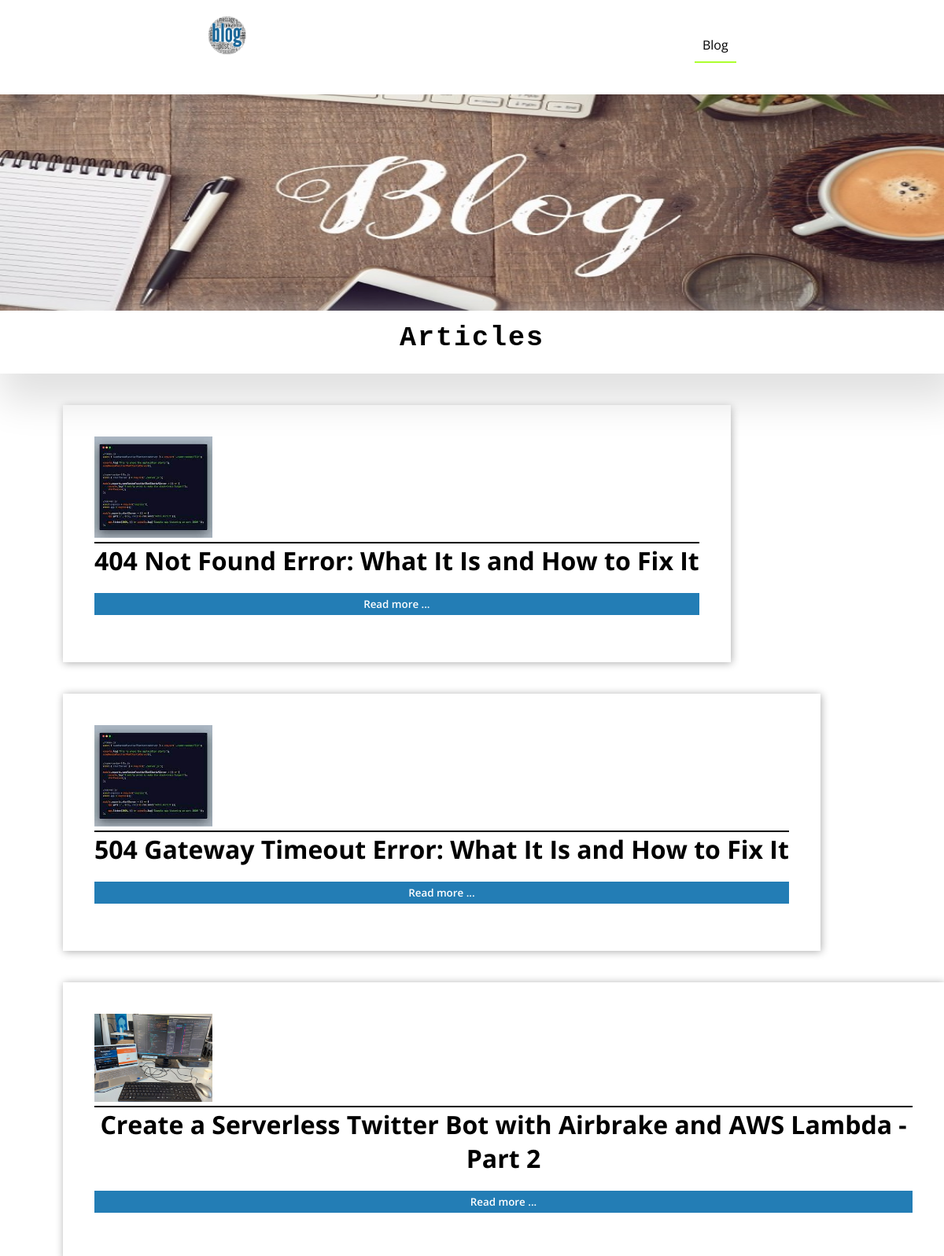
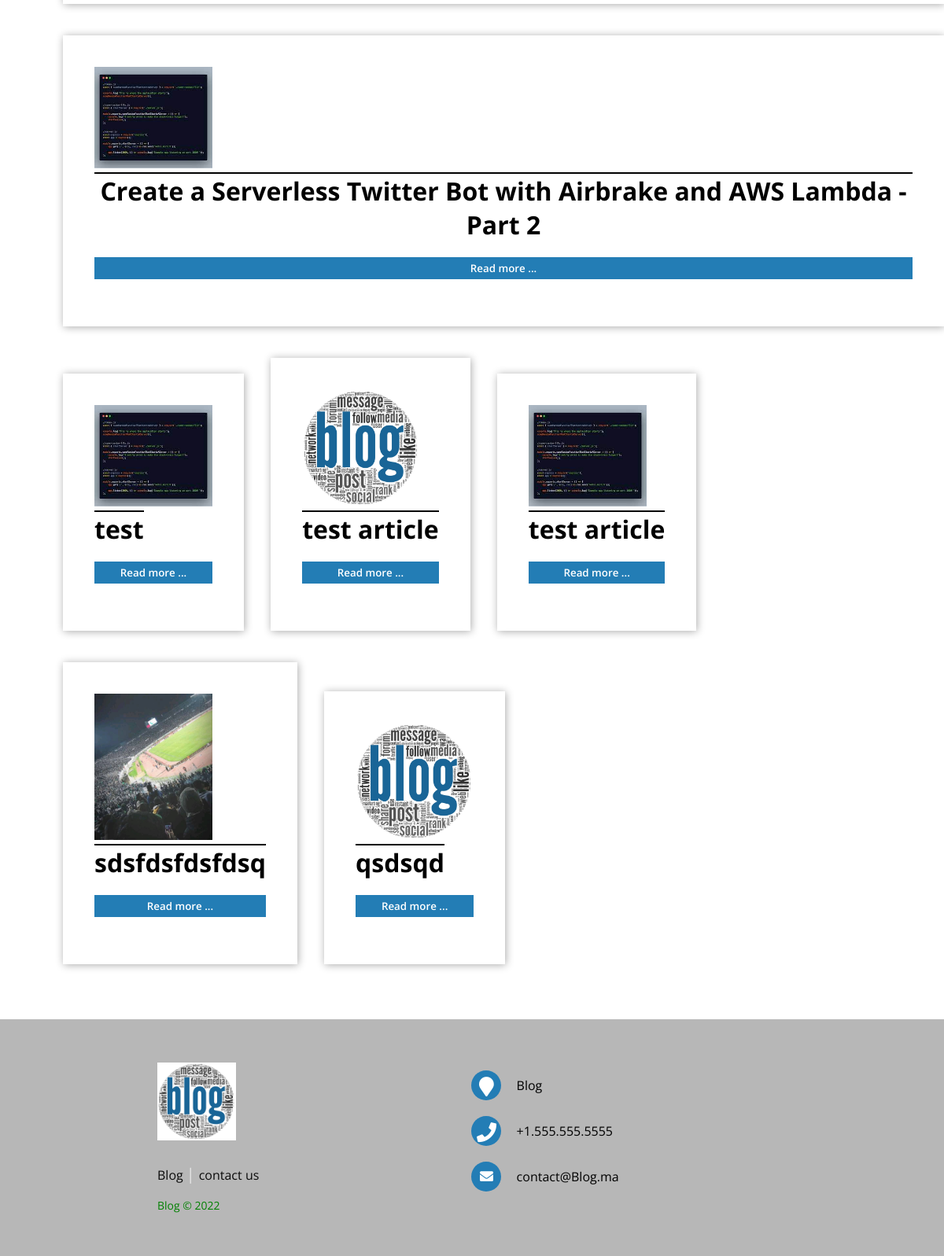
The page / on the database its author committed (2 pictures, top to bottom).
### tables this page shows
CREATE TABLE `article` (
  `id_article` int(11) NOT NULL,
  `titles` varchar(255) NOT NULL,
  `details` longtext NOT NULL,
  `images` varchar(255) NOT NULL
);

### App/controllers/HomeController.php (called while the page is built)
<?php
class HomeController{
	public function index($page){
		include('App/views/'.$page.'.php');
	}
}
?>

### autoload.php (called while the page is built, shortened)
<?php
function autoload($class_name){
	$array_paths = array(
		'App/database/',
		'App/models/',
		'App/controllers/'
	);
	$parts = explode('\\',$class_name);
	$name = array_pop($parts);
	foreach($array_paths as $path){
		$file = sprintf($path.'%s.php',$name);
	}
}

### App/database/DB.php (called while the page is built)
<?php
class DB{
	static public function connect(){
		$db = new PDO("mysql:host=localhost;dbname=blog_mvc","root","");
		$db->exec("set names utf8");
		$db->setAttribute(PDO::ATTR_ERRMODE,PDO::ERRMODE_WARNING);
		return $db;
	}
}
?>

### App/models/Article.php (called while the page is built, shortened)
<?php
class Article {
	static public function getAllArticle(){
		$stmt = DB::connect()->prepare('SELECT * FROM article');
		$stmt->execute();
		return $stmt->fetchAll();
	}
}
?>

### App/controllers/ArticleController.php (called while the page is built, shortened)
<?php
class ArticleController{
	public function getAllArticle(){
		$Article = Article::getAllArticle();
		return $Article;
	}
}
?>

### App/views/blog.php (the view, shortened to what this page needs)
<?php
	$data = new ArticleController();
    $resultat=$data->getAllArticle();
?>
<nav>
    <div class="nav-bar">
        <a href="#"><img src="<?php echo BASE_URL;?>App/views/images/Blog.jpg" alt="logo"></a>
        <ul>
            <li><a href="<?php echo BASE_URL ?>blog" class="active">Blog</a></li>
        </ul>
    </div>
</nav>
<div class="content">
    <div class="bg-imags">
        <img src="<?php echo BASE_URL;?>App/views/images/blog_images.jpg" alt="bg" id="bg-imgs">
    </div>
    <div class="Articles" id="store">
        <div class="nav"><h1>Articles</h1></div>
        <div class="cards">
            <?php
                foreach ($resultat as $row) {?>
                    <form action="details" method="post">
                        <div class="card">
                            <img src="<?php echo BASE_URL;?>App/views/images/<?php echo $row['images'] ?>" alt="Articleimgs">
                            <div class="info">
                                <h1><?php echo $row['titles']?></h1>
                            </div>
                            <input type="submit" name='sub' value='Read more ...'>
                        </div>
                    </form>
                <?php } ?>
        </div>
    </div>
</div>

### App/views/includes/header.php (shortened to what this page needs)
<!DOCTYPE html>
<html lang="en">
<head>
    <link rel="stylesheet" href="App/views/css/stayle.css"></link>
    <link rel="stylesheet" href="https://use.fontawesome.com/releases/v5.7.0/css/all.css">
	<link rel="stylesheet" type="text/css" href="https://cdnjs.cloudflare.com/ajax/libs/font-awesome/5.10.2/css/all.css">
</head>
<body>

### index.php
<?php
require_once './App/views/includes/header.php';
require_once './autoload.php';
require_once './App/controllers/HomeController.php';
$home = new HomeController();
$pages = ['blog','details','addArticle'];
if(isset($_GET['page'])){
	if(in_array($_GET['page'],$pages)){
		$page = $_GET['page'];
		$home->index($page);
	}else{
		include('App/views/includes/404.php');
	}
}else{
	$home->index('blog');
}
require_once './App/views/includes/footer.php';
?>

### App/views/includes/footer.php (shortened to what this page needs)
<footer class="footer-distributed">
			<div class="footer-left">
				<img src="<?php echo BASE_URL;?>App/views/images/Blog.jpg" alt="logo">
				<p class="footer-links">
					<a href="#" class="link-1">Blog</a>
					<a href="#">contact us</a>
				</p>
				<p class="footer-company-name">Blog © 2022</p>
			</div>
			<div class="footer-center">
				<div>
					<i class="fa fa-map-marker"></i>
					<p>Blog</p>
				</div>
				<div>
					<i class="fa fa-phone"></i>
					<p>+1.555.555.5555</p>
				</div>
				<div>
					<i class="fa fa-envelope"></i>
					<p><a href="mailto:contact@rajacasablanca.ma">contact@Blog.ma</a></p>
				</div>
			</div>
		</footer>
</body>
</html>

### App/views/css/stayle.css (style rules this page uses)
* { margin: 0; padding: 0; font-family: Open Sans; }
nav { background-color: #fff; height: 15vh; overflow: hidden; position: fixed; top: 0; width: 100%; }
.nav-bar a img { margin-top: 10px; width: 50px; }
.nav-bar { align-items: center; display: flex; justify-content: space-around; margin-top: 10px; }
nav .nav-bar ul { display: flex; list-style-type: none; }
nav .nav-bar ul li { margin-top: 30px; margin-left: 40px; }
nav .nav-bar ul li a { cursor: pointer; text-decoration: none; color: rgb(0, 0, 0); padding: 10px; }
.active { border-bottom: 2px solid greenyellow; }
.content .bg-imags img { margin-top: 95px; width: 100%; height: 300px; transition: 0.5ms; }
.Articles { width: 100%; }
.nav { margin-top: -5px; margin-left: auto; margin-right: auto; background-color: #fff; box-shadow: 10px 25px 50px 10px rgb(225, 225, 225); height: 80px; position: sticky; top: 90px; }
.nav h1 { text-align: center; color: black; font-family: monospace; padding-top: 15px; font-size: 35px; letter-spacing: 2px; }
.Articles .cards form { display: inline; }
.Articles .cards { margin-left: 50px; margin-top: 20px; margin-bottom: 50px; }
.Articles .card { display: inline-block; max-width: 100%; padding: 40px; margin-left: 30px; margin-top: 20px; margin-bottom: 20px; box-shadow: 1px 1px 10px rgb(171, 171, 171); }
.Articles .card img { width: 150px; }
.Articles .card .info h1 { border-top: 2px solid black; text-align: center; color: #000; max-width: fit-content; }
.Articles .cards .card input { margin: 20px 0; padding: 5px; border: none; font-weight: 600; color: white; width: 100%; background-color: #237db5; }
.footer-distributed { background: rgb(183, 183, 183); box-shadow: 0 1px 1px 0 rgba(0, 0, 0, 0.12); box-sizing: border-box; width: 100%; text-align: left; font: bold 16px sans-serif; padding: 55px 200px; }
.footer-distributed .footer-left, .footer-distributed .footer-center, .footer-distributed .footer-right { display: inline-block; vertical-align: top; }
.footer-distributed .footer-left { width: 40%; }
.footer-distributed img { width: 100px; }
.footer-distributed .footer-links { color: #0b0b0b; margin: 20px 0 12px; padding: 0; }
.footer-distributed .footer-links a { display: inline-block; line-height: 1.8; font-weight: 400; text-decoration: none; color: inherit; }
.footer-distributed .footer-company-name { color: green; font-size: 14px; font-weight: normal; margin: 0; }
.footer-distributed .footer-center { width: 50%; padding: 0 0 0 60px; }
.footer-distributed .footer-center i { background-color: #237db5; color: #ffffff; font-size: 25px; width: 38px; height: 38px; border-radius: 50%; text-align: center; line-height: 42px; margin: 10px 15px; vertical-align: middle; }
.footer-distributed .footer-center i.fa-envelope { font-size: 17px; line-height: 38px; }
.footer-distributed .footer-center p { display: inline-block; color: #000000; font-weight: 400; vertical-align: middle; margin: 0; }
.footer-distributed .footer-center p a { color: rgb(0, 0, 0); text-decoration: none; ; }
.footer-distributed .footer-links a:before { content: "|"; font-weight: 300; font-size: 20px; left: 0; color: #fff; display: inline-block; padding-right: 5px; }
.footer-distributed .footer-links .link-1:before { content: none; }

### rows shown on the page
article: images (picture), titles "404 Not Found Error: What It Is and How to Fix It"
article: images (picture), titles "504 Gateway Timeout Error: What It Is and How to Fix It"
article: images (picture), titles "Create a Serverless Twitter Bot with Airbrake and AWS Lambda - Part 2"
article: images (picture), titles "Create a Serverless Twitter Bot with Airbrake and AWS Lambda - Part 2"
article: images (picture), titles "test"
article: images (picture), titles "test article"
article: images (picture), titles "test article"
article: images (picture), titles "sdsfdsfdsfdsq"
article: images (picture), titles "qsdsqd"
